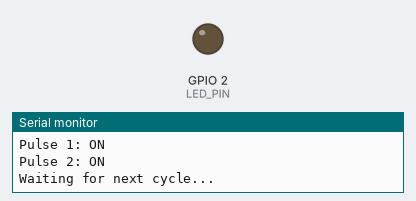
Simulated run of this program. Board: ESP32. Shown: output pins drawn as LEDs (lit = HIGH), the last lines printed to the serial monitor.

Above: at 0.9 s.
At 2.97 s:
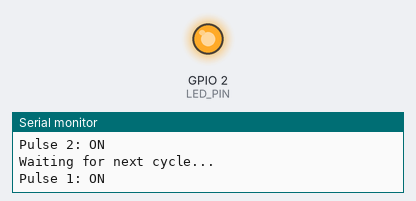
Timing chart, 0 to 3.3 s (numbered marks = the images above):
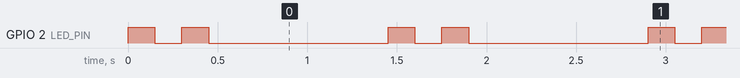

Measured:
- by itself, GPIO 2 (LED_PIN): repeats every 1.5 s: LOW 0.15 s, HIGH 0.15 s, LOW 1.0 s, HIGH 0.15 s
- by itself, everything shown: repeats every 1.5 s, in 4 steps

The program:

main.cpp
```cpp
#include <Arduino.h>
// Sameer Abbas
// 24 NTU CS F1 1090

#define LED_PIN 2

void setup() {
  pinMode(LED_PIN, OUTPUT);
  Serial.begin(115200);
  Serial.println("System Initialized - Heartbeat Mode Active");
}

void loop() {
  // First pulse
  digitalWrite(LED_PIN, HIGH);
  Serial.println("Pulse 1: ON");
  delay(150);
  digitalWrite(LED_PIN, LOW);
  delay(150);

  // Second pulse (double blink)
  digitalWrite(LED_PIN, HIGH);
  Serial.println("Pulse 2: ON");
  delay(150);
  digitalWrite(LED_PIN, LOW);

  // Pause before next heartbeat cycle
  Serial.println("Waiting for next cycle...");
  delay(1000);
}
```
